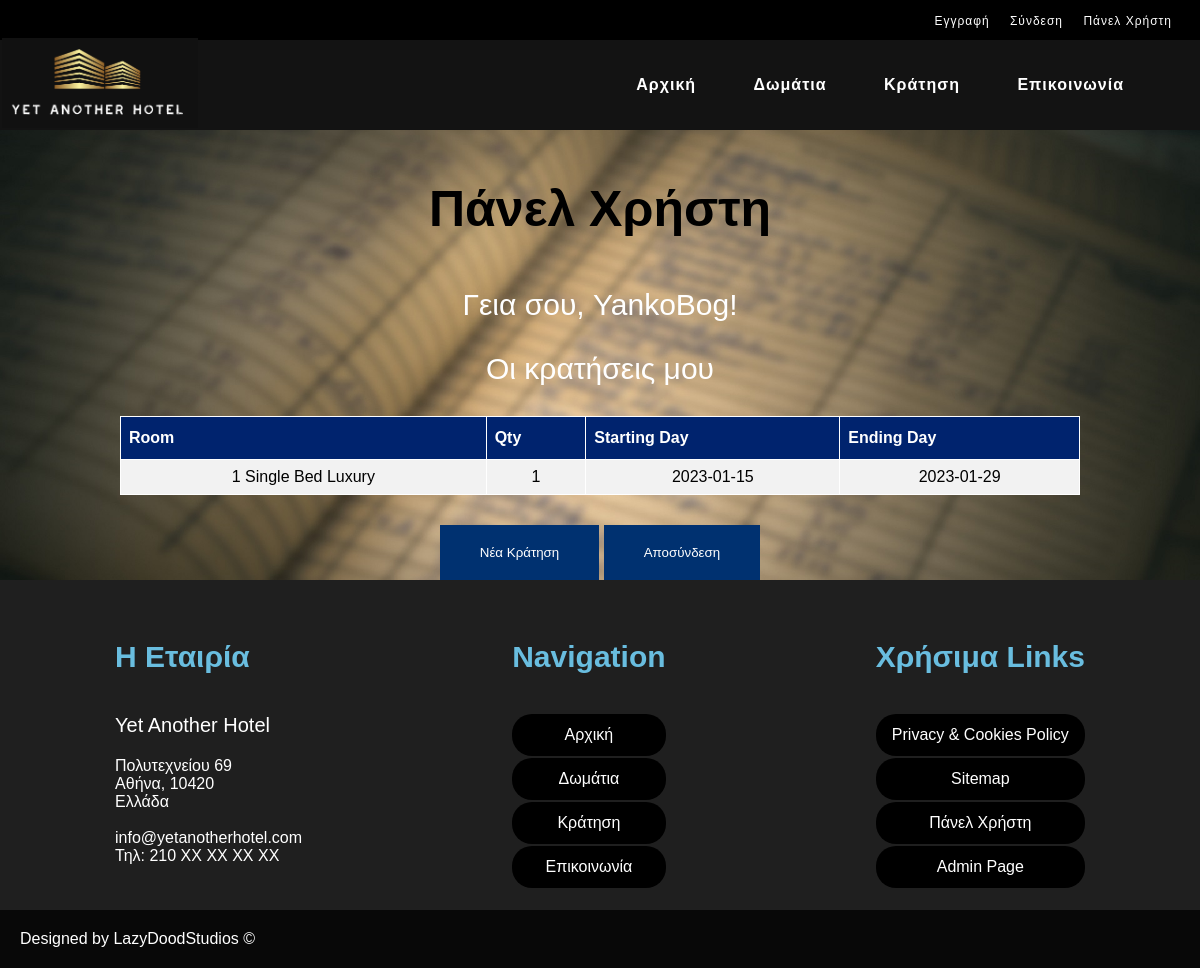
/dashboard.php (signed in), run on the app's committed database.
### tables this page shows
CREATE TABLE `reservations` (
  `id` int(10) NOT NULL,
  `room` text NOT NULL,
  `qty` tinyint(4) NOT NULL,
  `date_start` date NOT NULL,
  `date_end` date NOT NULL,
  `username` varchar(50) NOT NULL,
  `user_name` text NOT NULL,
  `user_surname` text NOT NULL,
  `user_number` text NOT NULL,
  `user_email` text NOT NULL
);

### dashboard.php (the view, shortened to what this page needs)
<?php
    require('includes/db.php');
?>
<!DOCTYPE html>
<html>
<head>
    <link rel="stylesheet" href="style.css" />
</head>
<body class="body">
    <div id=dashboard-page>
        <div id="topuserbar">
            <?php include ("includes/userbar.php"); ?>
        </div>
        <div id="navbar">
            <?php include ("includes/navigation.php"); ?>
        </div>
        <h3> Πάνελ Χρήστη </h3>
        <div id=dashboard-landing>
            <p>Γεια σου, <?php echo $_SESSION['username']; ?>!</p>
            <p> Οι κρατήσεις μου</p>
            <div id=table-wrapper>
                <?php
                    if(isset($_SESSION['username'])){
                        $query = "SELECT * FROM reservations WHERE username= '".$_SESSION['username']."'";
                        $result = mysqli_query($con, $query) or die(mysql_error($con));
                        echo    "<table border='1' id='reservation-list'>
                                <tr>
                                <th>Room</th>
                                <th>Qty</th>
                                <th>Starting Day</th>
                                <th>Ending Day</th>
                                </tr>";
                            while($row = mysqli_fetch_array($result)){
                                echo "<tr>";
                                echo "<td>" . $row['room'] . "</td>";
                                echo "<td>" . $row['qty'] . "</td>";
                                echo "<td>" . $row['date_start'] . "</td>";
                                echo "<td>" . $row['date_end'] . "</td>";
                                echo "</tr>";
                            }
                        echo "</table>";
                    }
                ?>
            </div>
            <button type="button" id="button"><a href="reservation.php">Νέα Κράτηση</a></button>
            <button type="button" id="button"><a href="includes/logout.php">Αποσύνδεση</a></button>
        </div>
    </div>
</body>
<footer class="footer">
    <?php
        include ("includes/footer.php");
    ?>
</footer>
</html>

### style.css (style rules this page uses)
* { font-family: 'Franklin Gothic Medium', 'Arial Narrow', Arial, sans-serif; }
p { font-size: 20px; }
h3 { font-size: 50px; }
.body { width: 100%; height: 100vh; margin: 0px; padding: 0px; }
#button { background-color: rgb(0, 49, 112); border:0px; color: white; }
#dashboard-page { text-align: center; background-image: url("images/reservations-background.jpg"); -webkit-background-size: cover; -moz-background-size: cover; -o-background-size: cover; background-size: cover; }
#dashboard-page #dashboard-landing p { font-size: 30px; color: white; }
#dashboard-page #button { margin-top: 30px; padding: 0px; }
#dashboard-page #button a, #section-main #landing-info-box #button a { color: white; text-decoration: none; font-weight: 300; padding: 20px 40px; display: block; }
#table-wrapper { margin: auto; }
#reservation-list { font-family: Arial, Helvetica, sans-serif; border-collapse: collapse; width: 80%; margin: auto; }
#reservation-list td, #reservation-list th { border: 1px solid white; padding: 8px; }
#reservation-list tr:nth-child(even) { background-color: #f2f2f2; }
#reservation-list tr:nth-child(odd) { background-color: #cfcfcf; }
#reservation-list th { padding-top: 12px; padding-bottom: 12px; text-align: left; background-color: #00236e; color: white; }
* { box-sizing:border-box }

### data on the page
reservations: room "1 Single Bed Luxury", qty "1", date_start "2023-01-15", date_end "2023-01-29"

### other printed values
$_SESSION['username'] "YankoBog"
